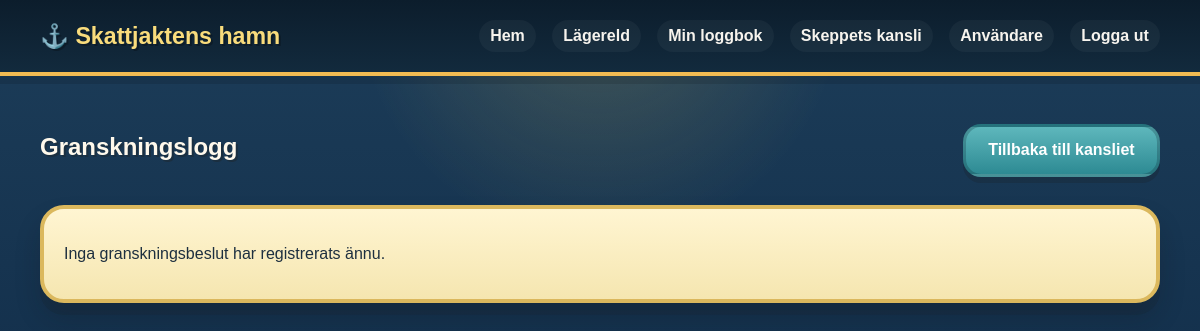
The page /admin/moderation-log (signed in) on the database as committed earlier.
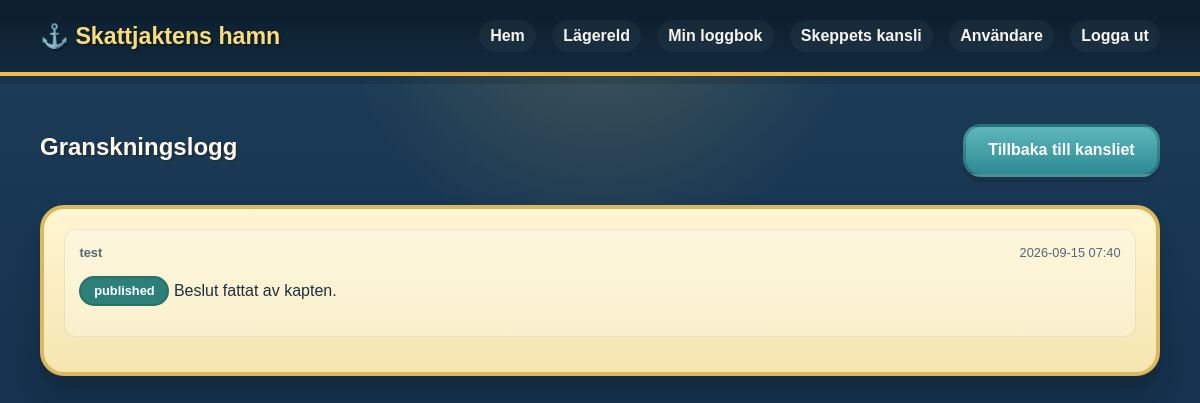
The same page on the database as committed later.
### tables this page shows
CREATE TABLE moderation_logs (
            id INTEGER PRIMARY KEY AUTOINCREMENT,
            hunt_id INTEGER NOT NULL,
            actor_id INTEGER NOT NULL,
            actor_username TEXT NOT NULL,
            action TEXT NOT NULL CHECK(action IN ('published', 'rejected')),
            note TEXT,
            created_at TEXT NOT NULL DEFAULT CURRENT_TIMESTAMP,
            FOREIGN KEY(hunt_id) REFERENCES hunts(id),
            FOREIGN KEY(actor_id) REFERENCES users(id)
        );

CREATE TABLE hunts (
            id INTEGER PRIMARY KEY AUTOINCREMENT,
            user_id INTEGER NOT NULL,
            title TEXT NOT NULL,
            summary TEXT NOT NULL,
            content TEXT NOT NULL,
            image_url TEXT,
            location TEXT,
            difficulty TEXT,
            status TEXT NOT NULL DEFAULT 'draft',
            created_at TEXT NOT NULL DEFAULT CURRENT_TIMESTAMP,
            published_at TEXT,
            FOREIGN KEY(user_id) REFERENCES users(id)
        );

### treasure.py (the view)
@app.route("/admin/moderation-log")
def moderation_log():
    user = current_user()
    if not is_admin_or_moderator(user):
        flash("Du saknar rättigheter att läsa granskningsloggen.")
        return redirect(url_for("index"))
    db = get_db()
    logs = db.execute(
        """
        SELECT l.*, h.title
        FROM moderation_logs l
        JOIN hunts h ON h.id = l.hunt_id
        ORDER BY l.created_at DESC, l.id DESC
        """
    ).fetchall()
    return render_template("moderation_log.html", user=user, logs=logs)

### treasure.py (called while the page is built, shortened)
def get_db_path():
    if app.config.get("TESTING"):
        return os.path.join(os.path.dirname(__file__), "test_treasure.db")
    return app.config["DATABASE"]

def get_db():
    if "db" not in g:
        conn = sqlite3.connect(get_db_path())
        conn.row_factory = sqlite3.Row
        g.db = conn
    return g.db

def user_is_logged_in():
    return "user_id" in session

def current_user():
    if not user_is_logged_in():
        return None
    db = get_db()
    return db.execute(
        "SELECT * FROM users WHERE id = ?",
        (session["user_id"],),
    ).fetchone()

def is_admin_or_moderator(user):
    return bool(user and user["role"] in ("admin", "moderator"))

def ensure_admin_exists():
    db = get_db()
    admin_count = db.execute(
        "SELECT COUNT(*) AS count FROM users WHERE role = 'admin'"
    ).fetchone()["count"]
    if admin_count > 0:
        return

@app.before_request
def ensure_db():
    init_db()
    ensure_admin_exists()

### templates/moderation_log.html (shortened to what this page needs)
{% extends 'base.html' %}
{% block content %}
<section class="container section">
  <div class="section-heading">
    <h1>Granskningslogg</h1>
    <a class="button secondary" href="{{ url_for('admin_panel') }}">Tillbaka till kansliet</a>
  </div>
  <div class="panel">
    {% for log in logs %}
      <article class="mini-card">
        <div class="comment-head">
          <strong>{{ log.title }}</strong>
          <span>{{ log.created_at[:16] }}</span>
        </div>
        <p>
          <span class="tag status-{{ log.action }}">{{ log.action }}</span>
          Beslut fattat av {{ log.actor_username }}.
        </p>
      </article>
    {% else %}
      <p>Inga granskningsbeslut har registrerats ännu.</p>
    {% endfor %}
  </div>
</section>
{% endblock %}

### templates/base.html (shortened to what this page needs)
<!doctype html>
<html lang="sv">
  <head>
    <link rel="stylesheet" href="{{ url_for('static', filename='css/style.css') }}">
  </head>
  <body>
    <header class="topbar">
      <div class="container nav-wrap">
        <a class="brand" href="{{ url_for('index') }}">⚓ Skattjaktens hamn</a>
        <nav class="nav">
          <a href="{{ url_for('index') }}">Hem</a>
          <a href="{{ url_for('campfire') }}">Lägereld</a>
          {% if user %}
            <a href="{{ url_for('dashboard') }}">Min loggbok</a>
            {% if user.role in ['admin', 'moderator'] %}
              <a href="{{ url_for('admin_panel') }}">Skeppets kansli</a>
            {% endif %}
            {% if user.role == 'admin' %}
              <a href="{{ url_for('admin_users') }}">Användare</a>
            {% endif %}
            <a href="{{ url_for('logout') }}">Logga ut</a>
          {% else %}
            <a href="{{ url_for('login') }}">Logga in</a>
            <a href="{{ url_for('register') }}">Bli medlem</a>
          {% endif %}
        </nav>
      </div>
    </header>
    <main>
      {% block content %}{% endblock %}
    </main>
  </body>
</html>

### static/css/style.css (style rules this page uses)
:root { --bg: #0d2238; --bg-alt: #1e3a57; --panel: #fff3c9; --panel-strong: #f7d97d; --text: #1d2f3f; --muted: #536777; --gold: #ffd45a; --reef: #2ca5a1; --sand: #f6c76b; --ship: #a24935; --grass: #4f9d5a; --shadow: rgba(16, 22, 26, 0.2); --ink: #1d1a14; }
* { box-sizing: border-box; }
body { margin: 0; font-family: "Trebuchet MS", "Comic Sans MS", "Arial Rounded MT Bold", sans-serif; background: radial-gradient(circle at top, rgba(255, 214, 90, 0.18), transparent 35%), linear-gradient(180deg, #102d48 0%, #1b3b57 16%, #14314d 100%); color: var(--text); }
a { color: var(--ship); text-decoration: none; }
.container { width: min(1120px, calc(100% - 2rem)); margin: 0 auto; }
.topbar { background: linear-gradient(180deg, #0c1d2c 0%, #122a3d 100%); border-bottom: 4px solid #f2bb52; position: sticky; top: 0; z-index: 5; box-shadow: 0 8px 0 rgba(0, 0, 0, 0.12); }
.nav-wrap { display: flex; align-items: center; justify-content: space-between; min-height: 72px; gap: 1rem; }
.brand { color: #f9dc7c; font-weight: 900; font-size: 1.45rem; text-shadow: 2px 2px 0 rgba(0, 0, 0, 0.25); }
.nav { display: flex; flex-wrap: wrap; gap: 1rem; }
.nav a { color: #f7f4ee; font-weight: 700; padding: 0.45rem 0.7rem; border-radius: 999px; background: rgba(255, 255, 255, 0.04); }
.button { display: inline-flex; align-items: center; justify-content: center; border: 3px solid rgba(32, 18, 8, 0.18); border-radius: 18px; padding: 0.9rem 1.4rem; font-weight: 900; cursor: pointer; box-shadow: 0 6px 0 rgba(29, 18, 4, 0.15); transition: transform 0.15s ease; }
.button.secondary, .button.ghost { background: linear-gradient(180deg, #5eb7bc 0%, #2d8a93 100%); color: white; border-color: rgba(11, 39, 48, 0.25); }
.section { padding: 3rem 0; }
.section-heading { display: flex; align-items: baseline; justify-content: space-between; gap: 1rem; margin-bottom: 1.5rem; }
.section-heading h2, .section-heading h1, .auth-card h1, .panel h2, .article-card h1 { margin-top: 0; color: #fff9ec; text-shadow: 2px 2px 0 rgba(35, 24, 9, 0.25); }
.card, .panel, .article-card, .auth-card, .comment-panel, .campfire-panel, .side-panel { background: linear-gradient(180deg, #fff5d2 0%, #f5e6b0 100%); border: 4px solid #dbb85d; border-radius: 24px; box-shadow: 0 12px 0 rgba(32, 21, 12, 0.1), 0 16px 26px var(--shadow); overflow: hidden; }
.tag { display: inline-block; background: linear-gradient(180deg, #41b3ae 0%, #2d8e8a 100%); color: white; border-radius: 999px; border: 2px solid rgba(0, 0, 0, 0.12); padding: 0.35rem 0.8rem; font-size: 0.8rem; font-weight: 800; }
.meta-row, .status-row, .admin-actions, .comment-head { display: flex; justify-content: space-between; align-items: center; gap: 0.75rem; }
.panel, .comment-panel, .campfire-panel, .side-panel { padding: 1.25rem; }
.mini-card { background: rgba(255,255,255,0.3); border: 1px solid rgba(16, 34, 51, 0.08); border-radius: 12px; padding: 0.9rem; margin-bottom: 0.9rem; }
.status-published { background: #2d7f79; }
.comment-head { color: var(--muted); font-size: 0.8rem; margin-bottom: 0.5rem; }

Rows that differ between the two databases and show on the page:
added moderation_logs: title "test", created_at "2026-09-15 07:40", action "published", actor_username "kapten"
Other text that changed with them:
text no longer shown: "Inga granskningsbeslut har registrerats ännu."
